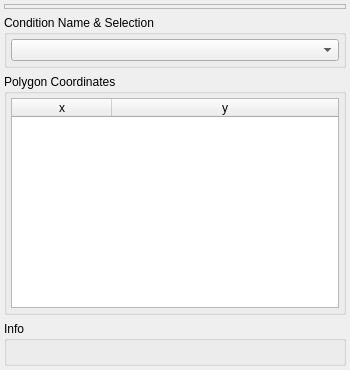
<?xml version="1.0" encoding="UTF-8"?>
<ui version="4.0">
 <class>PolygonConditionDialog</class>
 <widget class="QDialog" name="PolygonConditionDialog">
  <property name="geometry">
   <rect>
    <x>0</x>
    <y>0</y>
    <width>350</width>
    <height>370</height>
   </rect>
  </property>
  <property name="windowTitle">
   <string>Polygon Condition Editor</string>
  </property>
  <layout class="QGridLayout" name="gridLayout_4">
   <property name="leftMargin">
    <number>4</number>
   </property>
   <property name="topMargin">
    <number>4</number>
   </property>
   <property name="rightMargin">
    <number>4</number>
   </property>
   <property name="bottomMargin">
    <number>4</number>
   </property>
   <item row="2" column="0">
    <widget class="QGroupBox" name="groupBox_2">
     <property name="title">
      <string>Polygon Coordinates</string>
     </property>
     <layout class="QGridLayout" name="gridLayout_2">
      <property name="leftMargin">
       <number>4</number>
      </property>
      <property name="topMargin">
       <number>4</number>
      </property>
      <property name="rightMargin">
       <number>4</number>
      </property>
      <property name="bottomMargin">
       <number>4</number>
      </property>
      <item row="0" column="0">
       <widget class="QTableWidget" name="tw_coords">
        <property name="alternatingRowColors">
         <bool>true</bool>
        </property>
        <property name="selectionBehavior">
         <enum>QAbstractItemView::SelectionBehavior::SelectRows</enum>
        </property>
        <property name="cornerButtonEnabled">
         <bool>false</bool>
        </property>
        <property name="columnCount">
         <number>2</number>
        </property>
        <attribute name="horizontalHeaderCascadingSectionResizes">
         <bool>false</bool>
        </attribute>
        <attribute name="horizontalHeaderStretchLastSection">
         <bool>true</bool>
        </attribute>
        <column>
         <property name="text">
          <string>x</string>
         </property>
        </column>
        <column>
         <property name="text">
          <string>y</string>
         </property>
        </column>
       </widget>
      </item>
     </layout>
    </widget>
   </item>
   <item row="1" column="0">
    <widget class="QGroupBox" name="groupBox_3">
     <property name="title">
      <string>Condition Name &amp;&amp; Selection</string>
     </property>
     <layout class="QGridLayout" name="gridLayout_3">
      <property name="leftMargin">
       <number>4</number>
      </property>
      <property name="topMargin">
       <number>4</number>
      </property>
      <property name="rightMargin">
       <number>4</number>
      </property>
      <property name="bottomMargin">
       <number>4</number>
      </property>
      <item row="1" column="0" colspan="3">
       <widget class="QComboBox" name="combo_cond">
        <property name="editable">
         <bool>false</bool>
        </property>
        <property name="insertPolicy">
         <enum>QComboBox::InsertPolicy::InsertAtCurrent</enum>
        </property>
       </widget>
      </item>
     </layout>
    </widget>
   </item>
   <item row="3" column="0">
    <widget class="QGroupBox" name="groupBox">
     <property name="title">
      <string>Info</string>
     </property>
     <layout class="QGridLayout" name="gridLayout">
      <property name="leftMargin">
       <number>4</number>
      </property>
      <property name="topMargin">
       <number>4</number>
      </property>
      <property name="rightMargin">
       <number>4</number>
      </property>
      <property name="bottomMargin">
       <number>4</number>
      </property>
      <item row="0" column="0">
       <widget class="QLabel" name="label_info">
        <property name="text">
         <string/>
        </property>
        <property name="textFormat">
         <enum>Qt::TextFormat::PlainText</enum>
        </property>
        <property name="wordWrap">
         <bool>true</bool>
        </property>
       </widget>
      </item>
     </layout>
    </widget>
   </item>
   <item row="0" column="0">
    <widget class="QFrame" name="tb_frame">
     <property name="minimumSize">
      <size>
       <width>5</width>
       <height>5</height>
      </size>
     </property>
     <property name="frameShape">
      <enum>QFrame::Shape::StyledPanel</enum>
     </property>
     <property name="frameShadow">
      <enum>QFrame::Shadow::Raised</enum>
     </property>
    </widget>
   </item>
  </layout>
 </widget>
 <resources/>
 <connections/>
</ui>
